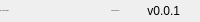
              <widget class="QFrame" name="bottomBar">
               <property name="minimumSize">
                <size>
                 <width>0</width>
                 <height>22</height>
                </size>
               </property>
               <property name="maximumSize">
                <size>
                 <width>16777215</width>
                 <height>22</height>
                </size>
               </property>
               <property name="frameShape">
                <enum>QFrame::NoFrame</enum>
               </property>
               <property name="frameShadow">
                <enum>QFrame::Raised</enum>
               </property>
               <layout class="QHBoxLayout" name="horizontalLayout_5">
                <property name="spacing">
                 <number>0</number>
                </property>
                <property name="leftMargin">
                 <number>0</number>
                </property>
                <property name="topMargin">
                 <number>0</number>
                </property>
                <property name="rightMargin">
                 <number>0</number>
                </property>
                <property name="bottomMargin">
                 <number>0</number>
                </property>
                <item>
                 <widget class="QLabel" name="creditsLabel">
                  <property name="maximumSize">
                   <size>
                    <width>16777215</width>
                    <height>16</height>
                   </size>
                  </property>
                  <property name="font">
                   <font>
                    <family>Segoe UI</family>
                    <pointsize>-1</pointsize>
                    <weight>50</weight>
                    <italic>false</italic>
                    <bold>false</bold>
                   </font>
                  </property>
                  <property name="text">
                   <string>By: Vincent Lambert</string>
                  </property>
                  <property name="alignment">
                   <set>Qt::AlignLeading|Qt::AlignLeft|Qt::AlignVCenter</set>
                  </property>
                 </widget>
                </item>
                <item>
                 <widget class="QLabel" name="runningInfo">
                  <property name="maximumSize">
                   <size>
                    <width>16777215</width>
                    <height>16</height>
                   </size>
                  </property>
                  <property name="font">
                   <font>
                    <family>Segoe UI</family>
                    <pointsize>-1</pointsize>
                    <weight>50</weight>
                    <italic>false</italic>
                    <bold>false</bold>
                   </font>
                  </property>
                  <property name="text">
                   <string>Running threads : 0</string>
                  </property>
                  <property name="alignment">
                   <set>Qt::AlignRight|Qt::AlignTrailing|Qt::AlignVCenter</set>
                  </property>
                 </widget>
                </item>
                <item>
                 <widget class="QLabel" name="version">
                  <property name="maximumSize">
                   <size>
                    <width>60</width>
                    <height>16777215</height>
                   </size>
                  </property>
                  <property name="text">
                   <string>v0.0.1</string>
                  </property>
                  <property name="alignment">
                   <set>Qt::AlignRight|Qt::AlignTrailing|Qt::AlignVCenter</set>
                  </property>
                 </widget>
                </item>
                <item>
                 <widget class="QFrame" name="frame_size_grip">
                  <property name="minimumSize">
                   <size>
                    <width>20</width>
                    <height>0</height>
                   </size>
                  </property>
                  <property name="maximumSize">
                   <size>
                    <width>20</width>
                    <height>16777215</height>
                   </size>
                  </property>
                  <property name="frameShape">
                   <enum>QFrame::NoFrame</enum>
                  </property>
                  <property name="frameShadow">
                   <enum>QFrame::Raised</enum>
                  </property>
                 </widget>
                </item>
               </layout>
              </widget>
